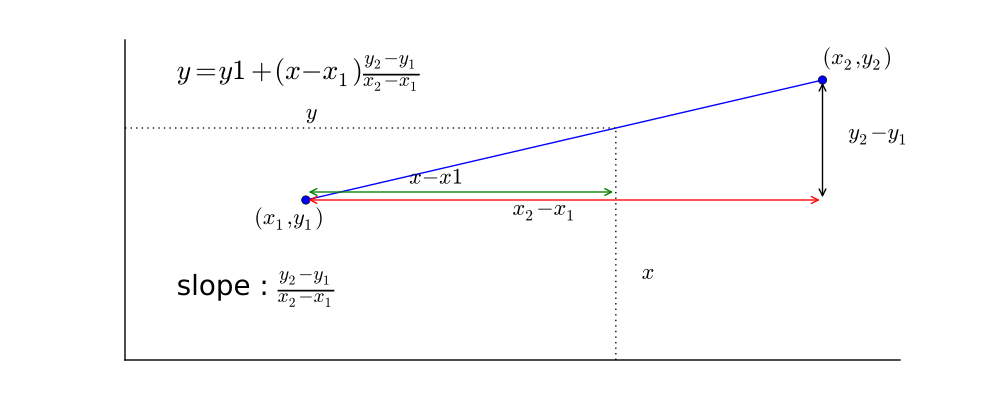

Here is the Python script that generated this plot:
x1, y1, x2, y2 = 5, 6, 7, 7.5
dx, dy = x2 - x1, y2 - y1
x = x1 + dx * 0.6
y = y1 + (x-x1) * dy / dx
# Make subplots for diagram and text
fig, d_ax = plt.subplots(1, 1, figsize=(10, 4))
d_ax.plot([x1, x2], [y1, y2], 'o-')
d_ax.annotate('$(x_1, y_1)$', (x1-0.2, y1-0.3), fontsize=16)
d_ax.annotate('$(x_2, y_2)$', (x2, y2+0.2), fontsize=16)
d_ax.annotate(
    '', xy=(x1, y1), xycoords='data',
    xytext=(x2, y1), textcoords='data',
    arrowprops={'arrowstyle': '<->', 'color': 'r'})
d_ax.annotate(
    '', xy=(x2, y1), xycoords='data',
    xytext=(x2, y2), textcoords='data',
    arrowprops={'arrowstyle': '<->', 'color': 'k'})
d_ax.annotate(
    '', xy=(x1, y1+0.1), xycoords='data',
    xytext=(x, y1+0.1), textcoords='data',
    arrowprops={'arrowstyle': '<->', 'color': 'g'})
d_ax.annotate('$x_2-x_1$', (x1 + dx / 2 - 0.2, y1-0.2), fontsize=16)
d_ax.annotate('$y_2-y_1$', (x2 + 0.1, y1 + dy / 2), fontsize=16)
d_ax.annotate('$x-x1$', (x1 + 0.4, y1 + 0.2), fontsize=16)
d_ax.annotate('$x$', (x + 0.1, y1 - 1), fontsize=16)
d_ax.annotate('$y$', (x1, y + 0.1), fontsize=16)
d_ax.axis((4.3, 7.3, 4, 8))
lx, hx, ly, hy = d_ax.axis()
d_ax.plot([x, x], [ly, y], 'k:')  # line in x
d_ax.plot([lx, x], [y, y], 'k:')  # line in y
# d_ax.axis('off')
d_ax.annotate(r'slope : $\frac{y_2-y_1}{x_2-x_1}$', (4.5, y1-1.2), fontsize=20)
d_ax.annotate(r'$y = y1 + (x-x_1)\frac{y_2-y_1}{x_2-x_1}$', (4.5, y2),
              fontsize=20)
plt.setp(d_ax.get_yticklabels(), visible=False)
d_ax.yaxis.set_tick_params(size=0)
plt.setp(d_ax.get_xticklabels(), visible=False)
d_ax.xaxis.set_tick_params(size=0)
# Hide the right and top spines
d_ax.spines['right'].set_visible(False)
d_ax.spines['top'].set_visible(False)
